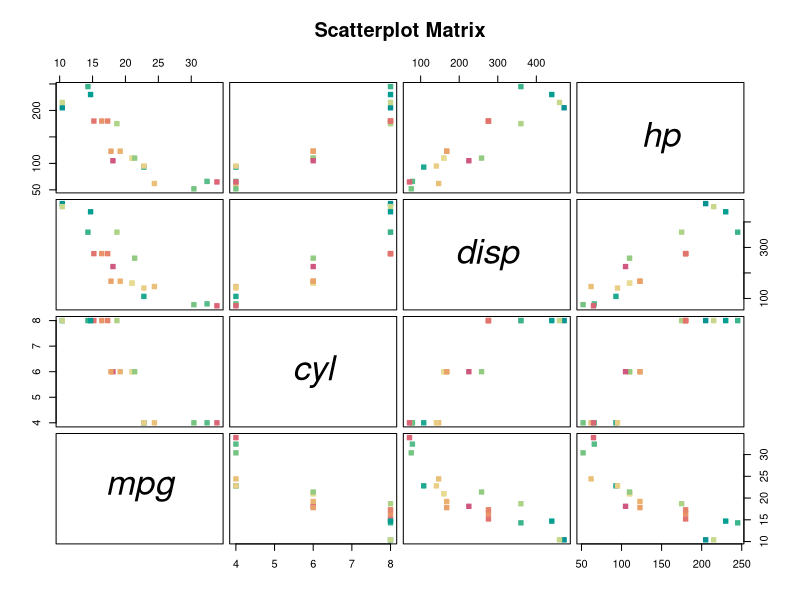

Reproduce this figure in R.
## ---- chunk 1
data("mtcars")
#Assigning the data to a variable
carsdf <- mtcars
## ---- chunk 2
class(carsdf)
## ---- chunk 3
head(carsdf)
## ---- chunk 4
names(carsdf)
## ---- chunk 5
str(carsdf)
## ---- chunk 6
mean(carsdf$hp)
## ---- chunk 7
mean(carsdf[1:5,]$disp)

## ---- chunk 8
dplyr::filter(carsdf, cyl > 4 & mpg < 21)
## ---- chunk 9
library(dplyr)
carsdf %>% filter(cyl > 4, mpg < 21 )
## ---- chunk 10
as.factor(carsdf$cyl)
## ---- chunk 11
first_twenty <- head(carsdf,20)

num_unique_cars <- nrow(unique(first_twenty))

each_car <- factor(rownames(first_twenty))

print(num_unique_cars)

## ---- chunk 12
each_car
## ---- chunk 13

pairs(first_twenty[,c("mpg","cyl","disp","hp")], 
      pch = 22, 
      cex=1.0,
      cex.labels =pi,
      font.labels = 3, 
      main = "Scatterplot Matrix",
      gap=0.5,row1attop = F,
      bg = hcl.colors(num_unique_cars,"Temps")[each_car],
      col = hcl.colors(num_unique_cars, "Temps")[each_car])

